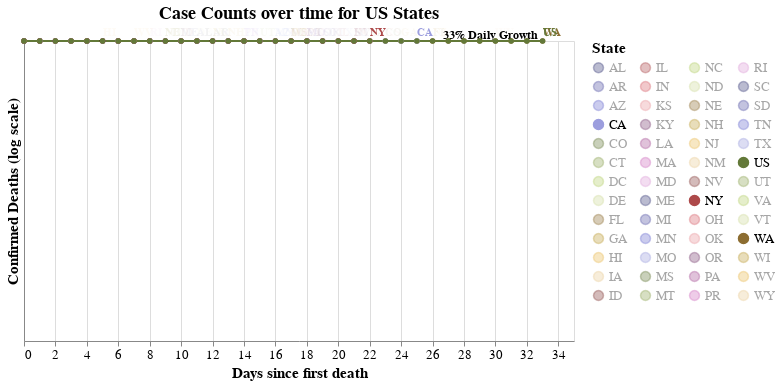

Source (notebook cell):
### Code cell
#hide_input
make_death_chart(['US'])

### Figure 1 — Vega-Lite specification as saved in the notebook (floating-point values rounded to 4 significant figures; data arrays with more than 128 entries replaced by an {"elided": "..."} marker saying what was removed)
{"config": {"view": {"continuousWidth": 400, "continuousHeight": 300}, "axis": {"labelFontSize": 13, "titleFontSize": 15}, "legend": {"labelFontSize": 13, "titleFontSize": 15}, "title": {"fontSize": 18}}, "layer": [{"mark": {"type": "line", "color": "black", "opacity": 0.5, "strokeDash": [3, 3]}, "encoding": {"x": {"type": "quantitative", "field": "Days since first death"}, "y": {"type": "quantitative", "field": "Confirmed Deaths"}}}, {"mark": {"type": "text", "align": "left", "dx": -100, "dy": -6, "fontSize": 12, "fontWeight": "bold", "text": "33% Daily Growth"}, "encoding": {"x": {"type": "quantitative", "field": "Days since first death"}, "y": {"type": "quantitative", "field": "Confirmed Deaths"}}, "transform": [{"filter": "(datum['Days since first death'] >= 33)"}]}, {"data": {"name": "data-868915e6a2d1793bdb893922e56af5cc"}, "mark": {"type": "line", "point": true}, "encoding": {"color": {"type": "nominal", "field": "State", "legend": {"columns": 4, "symbolLimit": 57}, "scale": {"scheme": "category20b"}}, "opacity": {"condition": {"value": 1, "selection": "selector003"}, "value": 0.05}, "tooltip": [{"type": "temporal", "field": "date"}, {"type": "nominal", "field": "State"}, {"type": "quantitative", "field": "Confirmed Cases"}, {"type": "quantitative", "field": "Confirmed Deaths"}, {"type": "quantitative", "field": "population"}, {"type": "quantitative", "field": "deaths_per_m"}, {"type": "quantitative", "field": "cases_per_m"}, {"type": "quantitative", "field": "Days since 100 cases"}, {"type": "quantitative", "field": "Days since first death"}], "x": {"type": "quantitative", "field": "Days since first death"}, "y": {"type": "quantitative", "field": "Confirmed Deaths", "scale": {"type": "log"}, "title": "Confirmed Deaths (log scale)"}}, "selection": {"selector003": {"type": "multi", "fields": ["State"], "bind": "legend", "init": [{"State": "US"}, {"State": "CA"}, {"State": "WA"}, {"State": "NY"}]}}, "width": 550}, {"data": {"name": "data-868915e6a2d1793bdb893922e56af5cc"}, "mark": {"type": "text", "align": "left", "dy": -8, "fontWeight": "bold"}, "encoding": {"color": {"type": "nominal", "field": "State", "legend": {"columns": 4, "symbolLimit": 57}, "scale": {"scheme": "category20b"}}, "opacity": {"condition": {"value": 1, "selection": "selector003"}, "value": 0.05}, "text": {"type": "nominal", "field": "State"}, "tooltip": [{"type": "temporal", "field": "date"}, {"type": "nominal", "field": "State"}, {"type": "quantitative", "field": "Confirmed Cases"}, {"type": "quantitative", "field": "Confirmed Deaths"}, {"type": "quantitative", "field": "population"}, {"type": "quantitative", "field": "deaths_per_m"}, {"type": "quantitative", "field": "cases_per_m"}, {"type": "quantitative", "field": "Days since 100 cases"}, {"type": "quantitative", "field": "Days since first death"}], "x": {"type": "quantitative", "field": "Days since first death"}, "y": {"type": "quantitative", "field": "Confirmed Deaths", "scale": {"type": "log"}, "title": "Confirmed Deaths (log scale)"}}, "transform": [{"filter": "(datum['date'] >= 1586131200000)"}], "width": 550}], "data": {"name": "data-c48b7a74941d97d90031906a9a88426b"}, "title": "Case Counts over time for US States", "$schema": "https://vega.github.io/schema/vega-lite/v4.8.1.json", "datasets": {"data-c48b7a74941d97d90031906a9a88426b": [{"Days since first death": 0, "Confirmed Deaths": 20.0}, {"Days since first death": 1, "Confirmed Deaths": 26.6}, {"Days since first death": 2, "Confirmed Deaths": 35.38}, {"Days since first death": 3, "Confirmed Deaths": 47.05}, {"Days since first death": 4, "Confirmed Deaths": 62.58}, {"Days since first death": 5, "Confirmed Deaths": 83.23}, {"Days since first death": 6, "Confirmed Deaths": 110.7}, {"Days since first death": 7, "Confirmed Deaths": 147.2}, {"Days since first death": 8, "Confirmed Deaths": 195.8}, {"Days since first death": 9, "Confirmed Deaths": 260.4}, {"Days since first death": 10, "Confirmed Deaths": 346.4}, {"Days since first death": 11, "Confirmed Deaths": 460.7}, {"Days since first death": 12, "Confirmed Deaths": 612.7}, {"Days since first death": 13, "Confirmed Deaths": 814.9}, {"Days since first death": 14, "Confirmed Deaths": 1084.0}, {"Days since first death": 15, "Confirmed Deaths": 1441.0}, {"Days since first death": 16, "Confirmed Deaths": 1917.0}, {"Days since first death": 17, "Confirmed Deaths": 2550.0}, {"Days since first death": 18, "Confirmed Deaths": 3391.0}, {"Days since first death": 19, "Confirmed Deaths": 4510.0}, {"Days since first death": 20, "Confirmed Deaths": 5999.0}, {"Days since first death": 21, "Confirmed Deaths": 7978.0}, {"Days since first death": 22, "Confirmed Deaths": 10610.0}, {"Days since first death": 23, "Confirmed Deaths": 14110.0}, {"Days since first death": 24, "Confirmed Deaths": 18770.0}, {"Days since first death": 25, "Confirmed Deaths": 24960.0}, {"Days since first death": 26, "Confirmed Deaths": 33200.0}, {"Days since first death": 27, "Confirmed Deaths": 44160.0}, {"Days since first death": 28, "Confirmed Deaths": 58730.0}, {"Days since first death": 29, "Confirmed Deaths": 78110.0}, {"Days since first death": 30, "Confirmed Deaths": 103900.0}, {"Days since first death": 31, "Confirmed Deaths": 138200.0}, {"Days since first death": 32, "Confirmed Deaths": 183800.0}, {"Days since first death": 33, "Confirmed Deaths": 244400.0}], "data-868915e6a2d1793bdb893922e56af5cc": {"elided": "958 records"}}}
